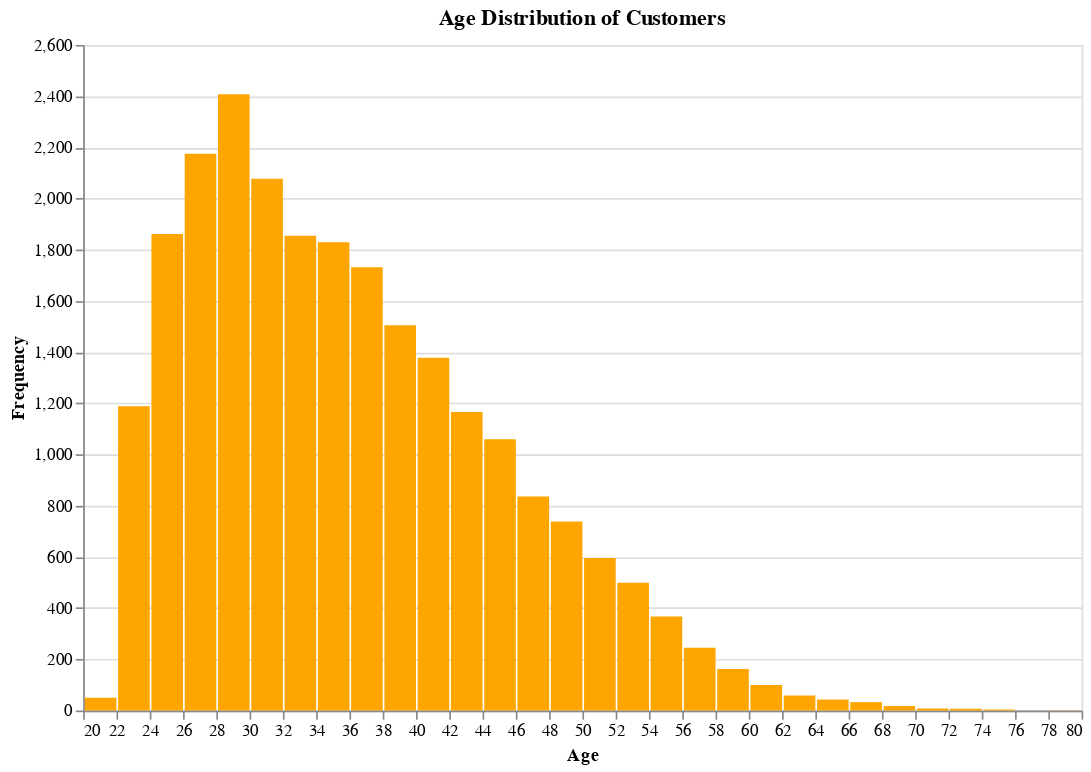

Notebook code cell kept with this figure:
### Code cell
age_distribution_chart = alt.Chart(train_df).mark_bar(color='orange').encode(
    alt.X('AGE', bin=alt.Bin(maxbins=30), title='Age'),
    alt.Y('count()', title='Frequency'),
    tooltip=[alt.Tooltip('count()', title='Count'), alt.Tooltip('mean(AGE)', title='Average Age')]
).properties(
    title='Age Distribution of Customers',
    width=600,
    height=400
)
age_distribution_chart

### Figure 1 — Vega specification as saved in the notebook (floating-point values rounded to 4 significant figures)
{"$schema": "https://vega.github.io/schema/vega/v5.json", "data": [{"name": "source_0", "values": [{"__count": 836, "bin_maxbins_30_AGE": 46.0, "bin_maxbins_30_AGE_end": 48.0, "mean_AGE": 46.46}, {"__count": 1855, "bin_maxbins_30_AGE": 32.0, "bin_maxbins_30_AGE_end": 34.0, "mean_AGE": 32.5}, {"__count": 1189, "bin_maxbins_30_AGE": 22.0, "bin_maxbins_30_AGE_end": 24.0, "mean_AGE": 22.62}, {"__count": 1829, "bin_maxbins_30_AGE": 34.0, "bin_maxbins_30_AGE_end": 36.0, "mean_AGE": 34.49}, {"__count": 2407, "bin_maxbins_30_AGE": 28.0, "bin_maxbins_30_AGE_end": 30.0, "mean_AGE": 28.53}, {"__count": 596, "bin_maxbins_30_AGE": 50.0, "bin_maxbins_30_AGE_end": 52.0, "mean_AGE": 50.46}, {"__count": 738, "bin_maxbins_30_AGE": 48.0, "bin_maxbins_30_AGE_end": 50.0, "mean_AGE": 48.49}, {"__count": 1060, "bin_maxbins_30_AGE": 44.0, "bin_maxbins_30_AGE_end": 46.0, "mean_AGE": 44.48}, {"__count": 245, "bin_maxbins_30_AGE": 56.0, "bin_maxbins_30_AGE_end": 58.0, "mean_AGE": 56.43}, {"__count": 1378, "bin_maxbins_30_AGE": 40.0, "bin_maxbins_30_AGE_end": 42.0, "mean_AGE": 40.48}, {"__count": 1861, "bin_maxbins_30_AGE": 24.0, "bin_maxbins_30_AGE_end": 26.0, "mean_AGE": 24.51}, {"__count": 2077, "bin_maxbins_30_AGE": 30.0, "bin_maxbins_30_AGE_end": 32.0, "mean_AGE": 30.47}, {"__count": 1505, "bin_maxbins_30_AGE": 38.0, "bin_maxbins_30_AGE_end": 40.0, "mean_AGE": 38.5}, {"__count": 499, "bin_maxbins_30_AGE": 52.0, "bin_maxbins_30_AGE_end": 54.0, "mean_AGE": 52.52}, {"__count": 1166, "bin_maxbins_30_AGE": 42.0, "bin_maxbins_30_AGE_end": 44.0, "mean_AGE": 42.45}, {"__count": 1732, "bin_maxbins_30_AGE": 36.0, "bin_maxbins_30_AGE_end": 38.0, "mean_AGE": 36.48}, {"__count": 2175, "bin_maxbins_30_AGE": 26.0, "bin_maxbins_30_AGE_end": 28.0, "mean_AGE": 26.54}, {"__count": 367, "bin_maxbins_30_AGE": 54.0, "bin_maxbins_30_AGE_end": 56.0, "mean_AGE": 54.46}, {"__count": 100, "bin_maxbins_30_AGE": 60.0, "bin_maxbins_30_AGE_end": 62.0, "mean_AGE": 60.45}, {"__count": 162, "bin_maxbins_30_AGE": 58.0, "bin_maxbins_30_AGE_end": 60.0, "mean_AGE": 58.43}, {"__count": 33, "bin_maxbins_30_AGE": 66.0, "bin_maxbins_30_AGE_end": 68.0, "mean_AGE": 66.39}, {"__count": 43, "bin_maxbins_30_AGE": 64.0, "bin_maxbins_30_AGE_end": 66.0, "mean_AGE": 64.51}, {"__count": 59, "bin_maxbins_30_AGE": 62.0, "bin_maxbins_30_AGE_end": 64.0, "mean_AGE": 62.37}, {"__count": 50, "bin_maxbins_30_AGE": 20.0, "bin_maxbins_30_AGE_end": 22.0, "mean_AGE": 21.0}, {"__count": 18, "bin_maxbins_30_AGE": 68.0, "bin_maxbins_30_AGE_end": 70.0, "mean_AGE": 68.72}, {"__count": 4, "bin_maxbins_30_AGE": 74.0, "bin_maxbins_30_AGE_end": 76.0, "mean_AGE": 74.75}, {"__count": 8, "bin_maxbins_30_AGE": 70.0, "bin_maxbins_30_AGE_end": 72.0, "mean_AGE": 70.12}, {"__count": 7, "bin_maxbins_30_AGE": 72.0, "bin_maxbins_30_AGE_end": 74.0, "mean_AGE": 72.57}, {"__count": 1, "bin_maxbins_30_AGE": 78.0, "bin_maxbins_30_AGE_end": 80.0, "mean_AGE": 79.0}]}, {"name": "source_0_y_domain___count", "values": [{"min": 1, "max": 2407}]}], "signals": [{"name": "bin_maxbins_30_AGE_bins", "value": {"fields": ["AGE"], "fname": "bin_AGE", "start": 20.0, "step": 2.0, "stop": 80.0}}], "marks": [{"type": "rect", "name": "marks", "from": {"data": "source_0"}, "encode": {"update": {"y2": {"value": 0, "scale": "y"}, "x": {"field": "bin_maxbins_30_AGE_end", "scale": "x", "offset": {"signal": "0.5 + (abs(scale(\"x\", datum[\"bin_maxbins_30_AGE_end\"]) - scale(\"x\", datum[\"bin_maxbins_30_AGE\"])) < 0.25 ? 0.5 * (0.25 - (abs(scale(\"x\", datum[\"bin_maxbins_30_AGE_end\"]) - scale(\"x\", datum[\"bin_maxbins_30_AGE\"])))) : -0.5)"}}, "description": {"signal": "\"Age: \" + (!isValid(datum[\"bin_maxbins_30_AGE\"]) || !isFinite(+datum[\"bin_maxbins_30_AGE\"]) ? \"null\" : format(datum[\"bin_maxbins_30_AGE\"], \"\") + \" – \" + format(datum[\"bin_maxbins_30_AGE_end\"], \"\")) + \"; Frequency: \" + (format(datum[\"__count\"], \"\")) + \"; Count: \" + (format(datum[\"__count\"], \"\")) + \"; Average Age: \" + (format(datum[\"mean_AGE\"], \"\"))"}, "fill": {"value": "orange"}, "ariaRoleDescription": {"value": "bar"}, "y": {"field": "__count", "scale": "y"}, "x2": {"field": "bin_maxbins_30_AGE", "scale": "x", "offset": {"signal": "0.5 + (abs(scale(\"x\", datum[\"bin_maxbins_30_AGE_end\"]) - scale(\"x\", datum[\"bin_maxbins_30_AGE\"])) < 0.25 ? -0.5 * (0.25 - (abs(scale(\"x\", datum[\"bin_maxbins_30_AGE_end\"]) - scale(\"x\", datum[\"bin_maxbins_30_AGE\"])))) : 0.5)"}}, "tooltip": {"signal": "{\"Count\": format(datum[\"__count\"], \"\"), \"Average Age\": format(datum[\"mean_AGE\"], \"\")}"}}}, "style": ["bar"]}], "scales": [{"name": "x", "type": "linear", "domain": {"signal": "[bin_maxbins_30_AGE_bins.start, bin_maxbins_30_AGE_bins.stop]"}, "range": [0, {"signal": "width"}], "bins": {"signal": "bin_maxbins_30_AGE_bins"}, "zero": false}, {"name": "y", "type": "linear", "domain": [{"signal": "(data(\"source_0_y_domain___count\")[0] || {}).min"}, {"signal": "(data(\"source_0_y_domain___count\")[0] || {}).max"}], "range": [{"signal": "height"}, 0], "zero": true, "nice": true}], "axes": [{"scale": "y", "maxExtent": 0, "ticks": false, "gridScale": "x", "minExtent": 0, "aria": false, "tickCount": {"signal": "ceil(height/40)"}, "labels": false, "grid": true, "zindex": 0, "domain": false, "orient": "left"}, {"scale": "x", "labelFlush": true, "grid": false, "zindex": 0, "tickCount": {"signal": "ceil(width/10)"}, "labelOverlap": true, "orient": "bottom", "title": "Age"}, {"scale": "y", "grid": false, "tickCount": {"signal": "ceil(height/40)"}, "zindex": 0, "labelOverlap": true, "orient": "left", "title": "Frequency"}], "title": {"text": "Age Distribution of Customers", "frame": "group"}, "width": 600, "padding": 5, "background": "white", "style": "cell", "height": 400}
